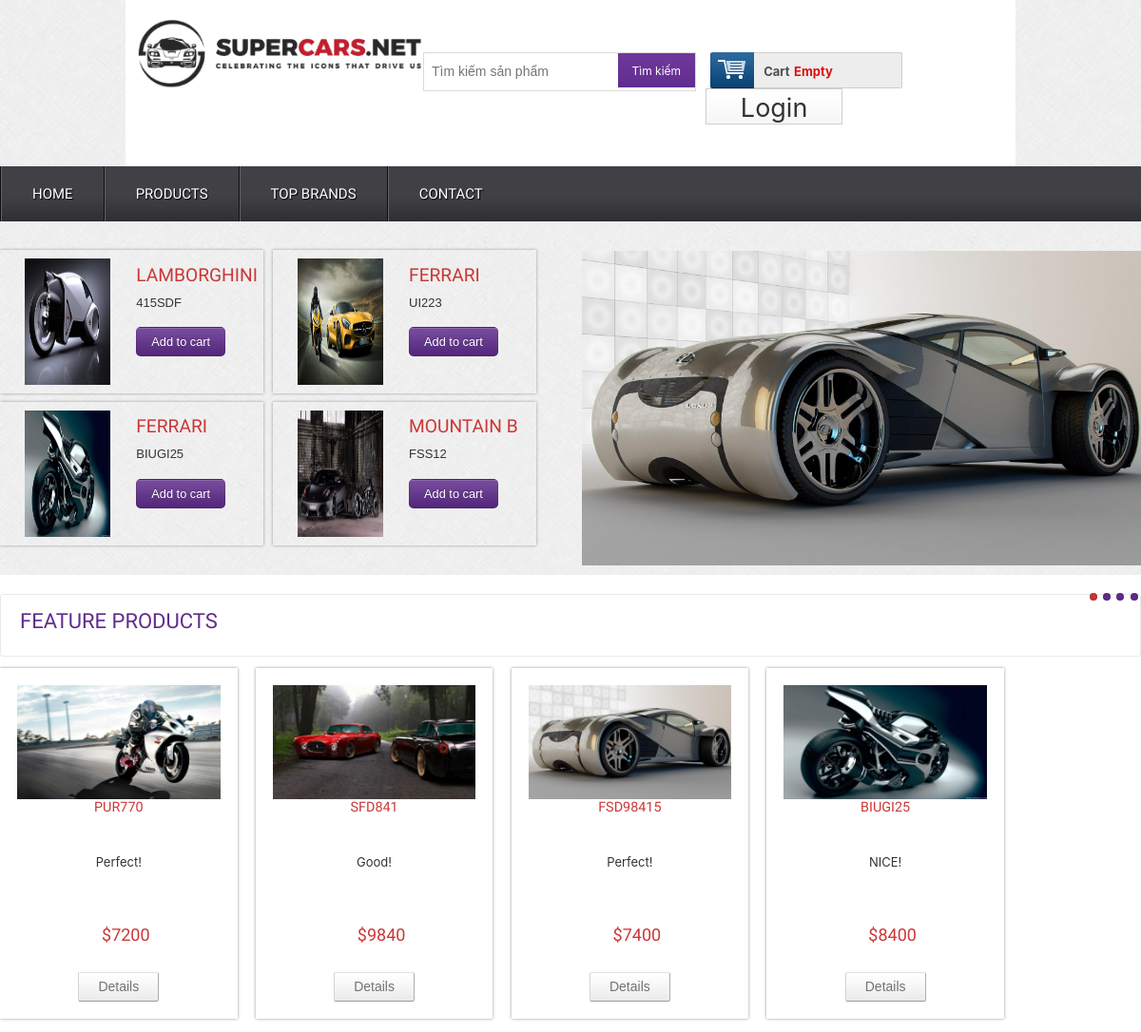
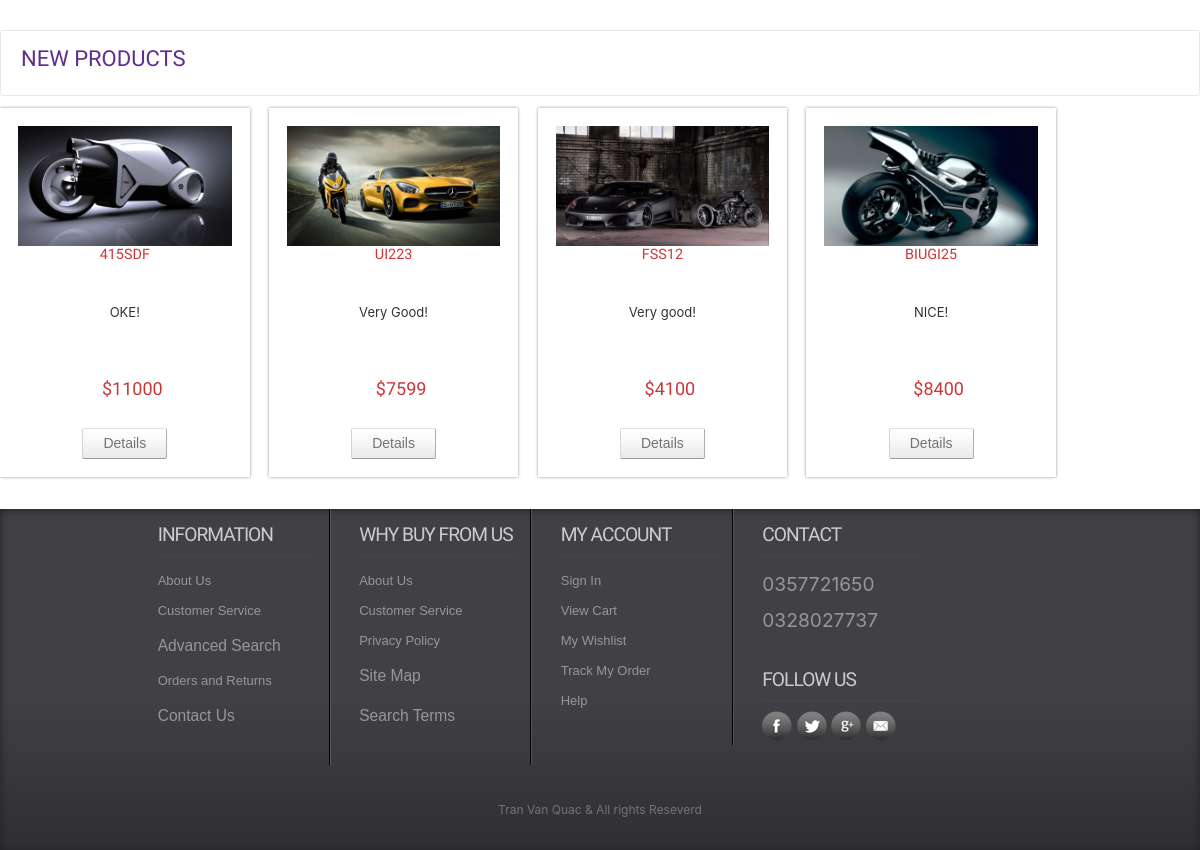
The page / on the database its author committed (2 pictures, top to bottom).
### tables this page shows
CREATE TABLE `tbl_product` (
  `productId` int(11) NOT NULL,
  `productName` tinytext NOT NULL,
  `catId` int(11) NOT NULL,
  `brandId` int(11) NOT NULL,
  `product_desc` text NOT NULL,
  `type` int(11) NOT NULL,
  `price` varchar(255) NOT NULL,
  `image` varchar(255) NOT NULL
);

### classes/cart.php (called while the page is built, shortened)
<?php
    $filepath = realpath(dirname(__FILE__));
    include_once ($filepath.'/../lib/database.php');
?>
<?php
    class cart{
        private $db;
        public function __construct()
        {
            $this->db = new Database();
        }
        public function check_cart(){
            $sId = session_id();
            $query = "select * from tbl_cart where sId = '$sId'";
            $result = $this->db->select($query);
            return $result;
        }
    }
?>

### lib/database.php (called while the page is built, shortened)
<?php
Class Database{
   public $host   = DB_HOST;
   public $user   = DB_USER;
   public $pass   = DB_PASS;
   public $dbname = DB_NAME;
   public $link;
private function connectDB(){
   $this->link = new mysqli($this->host, $this->user, $this->pass,
    $this->dbname);
 }
public function select($query){
  $result = $this->link->query($query) or
   die($this->link->error.__LINE__);
  if($result->num_rows > 0){
    return $result;
  } else {
    return false;
  }
 }
}

### lib/session.php (called while the page is built, shortened)
<?php
class Session{
 public static function get($key){
    if (isset($_SESSION[$key])) {
     return $_SESSION[$key];
    } else {
     return false;
    }
 }
}
?>

### classes/product.php (called while the page is built, shortened)
<?php
    $filepath = realpath(dirname(__FILE__));
    include_once ($filepath.'/../lib/database.php');
?>
<?php
    class product
    {
        private $db;
        public function __construct()
        {
            $this->db = new Database();
        }
        public function getproduct_feathered(){
            $query = "Select * from tbl_product where type='0'";
            $result = $this->db->select($query);
            return $result;
        }
        public function getproduct_new(){
            $query = "Select * from tbl_product order by productId desc LIMIT 0,4";
            $result = $this->db->select($query);
            return $result;
        }
        public function getLastLam(){
            $query = "Select * from tbl_product where brandId=12 order by productId desc LIMIT 1";
            $result = $this->db->select($query);
            return $result;
        }
        public function getLastFe(){
            $query = "Select * from tbl_product where brandId=13 order by productId desc LIMIT 1";
            $result = $this->db->select($query);
            return $result;
        }
        public function getLastPor(){
            $query = "Select * from tbl_product where brandId=14 order by productId desc LIMIT 1";
            $result = $this->db->select($query);
            return $result;
        }
        public function getLastMoun(){
            $query = "Select * from tbl_product where brandId=15 order by productId desc LIMIT 1";
            $result = $this->db->select($query);
            return $result;
        }
    }
?>

### index.php (the view, shortened to what this page needs)
<?php
	include 'inc/header.php';
	include 'inc/slider.php';
?>
 <div class="main">
    <div class="content">
    	<div class="content_top">
    		<div class="heading">
    		<h3>Feature Products</h3>
    		</div>
    	</div>
	      <div class="section group">
			  <?php
				  $getproduct = $product->getproduct_feathered();
				  if($getproduct){
					  while($result = $getproduct->fetch_assoc()){
			  ?>
				<div class="grid_1_of_4 images_1_of_4">
					 <img src="admin/uploads/<?php echo $result['image']?>" alt="" />
					 <h2><?php echo $result['productName'] ?></h2>
					 <p><?php echo $result['product_desc'] ?></p>
					 <p><span class="price">$<?php echo $result['price'] ?></span></p>
				     <div class="button"><span><a href="details.php?proid=<?php echo $result['productId'] ?>" class="details">Details</a></span></div>
				</div>
				<?php
				  }
				}
				?>
			</div>
			<div class="content_bottom">
    		<div class="heading">
    		<h3>New Products</h3>
    		</div>
		</div>
			<div class="section group">
			<?php
				  $getproduct_new = $product->getproduct_new();
				  if($getproduct_new){
					  while($result = $getproduct_new->fetch_assoc()){
			  ?>
					<div class="grid_1_of_4 images_1_of_4">
					<img src="admin/uploads/<?php echo $result['image']?>" alt="" />
					 <h2><?php echo $result['productName'] ?></h2>
					 <p><?php echo $result['product_desc'] ?></p>
					 <p><span class="price">$<?php echo $result['price'] ?></span></p>
				     <div class="button"><span><a href="details.php?proid=<?php echo $result['productId'] ?>" class="details">Details</a></span></div>
					</div>
					<?php
				  }
				}
				?>
			</div>
    </div>
 </div>
 <?php
	include 'inc/footer.php';
 ?>

### inc/header.php (shortened to what this page needs)
<?php
    include 'lib/session.php';
?>
<?php
	include_once 'lib/database.php';
    $ct = new cart();
	$product = new product();
?>
<!DOCTYPE HTML>
<head>
<link href="css/style.css" rel="stylesheet" type="text/css" media="all"/>
<link rel="stylesheet" href="https://maxcdn.bootstrapcdn.com/bootstrap/4.0.0/css/bootstrap.min.css">
<link href="css/menu.css" rel="stylesheet" type="text/css" media="all"/>
</head>
<body>
  <div class="wrap">
		<div class="header_top">
			<div class="logo">
				<a href="index.php"><img src="images/logo3.png" alt="" /></a>
			</div>
			  <div class="header_top_right">
			    <div class="search_box">
				    <form action="search.php" method="post">
						<input type="text" placeholder="Tìm kiếm sản phẩm" name="tukhoa">
						<input name="search_product" type="submit" value="Tìm kiếm">
				    </form>
				</div>
			    <div class="shopping_cart">
					<div class="cart">
						<a href="#" title="View my shopping cart" rel="nofollow">
								<span class="cart_title">Cart</span>
								<span class="no_product"><?php
									$check_cart = $ct->check_cart();
									if($check_cart){
										echo '$'.Session::get("sum");
									}else{
										echo 'Empty';
									}
								?></span>
							</a>
						</div>
				  </div>
		   <div class="login">
		   <?php
				 $login_check = Session::get('customer_login');
				 if($login_check==false){
					 echo "<a href='login.php'>Login</a></div>";
				 }
		   ?>
	 </div>
	</b></div>
	 <br>
 </div>
<div class="menu">
	<ul id="dc_mega-menu-orange" class="dc_mm-orange">
	  <li><a href="index.php">Home</a></li>
	  <li><a href="products.php">Products</a> </li>
	  <li><a href="topbrands.php">Top Brands</a></li>
	  <li><a href="contact.php">Contact</a></li>
	</ul>
</div>

### inc/slider.php (shortened to what this page needs)
<div class="header_bottom">
	<div class="header_bottom_left">
		<div class="section group">
			<?php
				$getLastLam = $product->getLastLam();
				if($getLastLam){
					while($resultLam1 = $getLastLam->fetch_assoc()){
			?>
			<div class="listview_1_of_2 images_1_of_2">
				<div class="listimg listimg_2_of_1">
					 <a href="details.php?proid=<?php echo $resultLam1['productId'] ?>"> <img src="admin/uploads/<?php echo $resultLam1['image'] ?>	" alt="" /></a>
				</div>
			    <div class="text list_2_of_1">
					<h2>Lamborghini</h2>
					<p><?php echo $resultLam1['productName']?></p>
					<div class="button"><span><a href="details.php?proid=<?php echo $resultLam1['productId'] ?>">Add to cart</a></span></div>
			   </div>
		   </div>
		   <?php
		   	}
		}
		   ?>
		   <?php
				$getLastFe = $product->getLastFe();
				if($getLastFe){
					while($getLastFe1 = $getLastFe->fetch_assoc()){
			?>
			<div class="listview_1_of_2 images_1_of_2">
				<div class="listimg listimg_2_of_1">
					  <a href="details.php?proid=<?php echo $getLastFe1['productId'] ?>"><img src="admin/uploads/<?php echo $getLastFe1['image'] ?>" alt=""  ></a>
				</div>
				<div class="text list_2_of_1">
					  <h2>Ferrari</h2>
					  <p><?php echo $getLastFe1['productName']?></p>
					  <div class="button"><span><a href="details.php?proid=<?php echo $getLastFe1['productId'] ?>">Add to cart</a></span></div>
				</div>
			</div>
			<?php
		   	}
		}
		   ?>
		</div>
		<div class="section group">
		<?php
				$getLastPor = $product->getLastPor();
				if($getLastPor){
					while($getLastPor1 = $getLastPor->fetch_assoc()){
			?>
			<div class="listview_1_of_2 images_1_of_2">
				<div class="listimg listimg_2_of_1">
					 <a href="details.php?proid=<?php echo $getLastPor1['productId'] ?>"> <img src="admin/uploads/<?php echo $getLastPor1['image'] ?>" alt="" /></a>
				</div>
			    <div class="text list_2_of_1">
					<h2>Ferrari</h2>
					<p><?php echo $getLastPor1['productName']?></p>
					<div class="button"><span><a href="details.php?proid=<?php echo $getLastPor1['productId'] ?>">Add to cart</a></span></div>
			   </div>
		   </div>
		   <?php
		   	}
		}
		   ?>
		   <?php
				$getLastMoun = $product->getLastMoun();
				if($getLastMoun){
					while($getLastMoun1 = $getLastMoun->fetch_assoc()){
			?>
			<div class="listview_1_of_2 images_1_of_2">
				<div class="listimg listimg_2_of_1">
					  <a href="details.php?proid=<?php echo $getLastMoun1['productId'] ?>"><img src="admin/uploads/<?php echo $getLastMoun1['image'] ?>" alt="" /></a>
				</div>
				<div class="text list_2_of_1">
					  <h2>Mountain B</h2>
					  <p><?php echo $getLastMoun1['productName']?></p>
					  <div class="button"><span><a href="details.php?proid=<?php echo $getLastMoun1['productId'] ?>">Add to cart</a></span></div>
				</div>
			</div>
			<?php
		   	}
		}
		   ?>
		</div>
	</div>
		 <div class="header_bottom_right_images">
		<section class="slider">
			  <div class="flexslider">
				<ul class="slides">
					<li><img src="admin/uploads/99d1770893.jpg" alt=""/></li>
			    </ul>
			  </div>
      </section>
    </div>
 </div>

### inc/footer.php (shortened to what this page needs)
   <div class="footer">
   	  <div class="wrapper">
	     <div class="section group">
				<div class="col_1_of_4 span_1_of_4">
						<h4>Information</h4>
						<ul>
						<li><a href="#">About Us</a></li>
						<li><a href="#">Customer Service</a></li>
						<li><a href="#"><span>Advanced Search</span></a></li>
						<li><a href="#">Orders and Returns</a></li>
						<li><a href="#"><span>Contact Us</span></a></li>
						</ul>
					</div>
				<div class="col_1_of_4 span_1_of_4">
					<h4>Why buy from us</h4>
						<ul>
						<li><a href="about.php">About Us</a></li>
						<li><a href="faq.php">Customer Service</a></li>
						<li><a href="#">Privacy Policy</a></li>
						<li><a href="contact.php"><span>Site Map</span></a></li>
						<li><a href="details.php"><span>Search Terms</span></a></li>
						</ul>
				</div>
				<div class="col_1_of_4 span_1_of_4">
					<h4>My account</h4>
						<ul>
							<li><a href="contact.php">Sign In</a></li>
							<li><a href="index.php">View Cart</a></li>
							<li><a href="#">My Wishlist</a></li>
							<li><a href="#">Track My Order</a></li>
							<li><a href="faq.php">Help</a></li>
						</ul>
				</div>
				<div class="col_1_of_4 span_1_of_4">
					<h4>Contact</h4>
						<ul>
							<li><span>0357721650</span></li>
							<li><span>0328027737</span></li>
						</ul>
						<div class="social-icons">
							<h4>Follow Us</h4>
					   		  <ul>
							      <li class="facebook"><a href="#" target="_blank"> </a></li>
							      <li class="twitter"><a href="#" target="_blank"> </a></li>
							      <li class="googleplus"><a href="#" target="_blank"> </a></li>
							      <li class="contact"><a href="#" target="_blank"> </a></li>
						     </ul>
   	 					</div>
				</div>
			</div>
			<div class="copy_right">
				<p>Tran Van Quac &amp; All rights Reseverd </p>
		   </div>
     </div>
    </div>
    <link href="css/flexslider.css" rel='stylesheet' type='text/css' />
</body>
</html>

### css/menu.css (style rules this page uses)
ul.dc_mm-orange,ul.dc_mm-orange li { border:none; list-style:none; }
ul.dc_mm-orange { background: #414045; background: -moz-linear-gradient(top, #414045 55%, #2f2e33 100%); background: -webkit-gradient(linear, left top, left bottom, color-stop(55%,#414045), color-stop(100%,#2f2e33)); background: -webkit-linear-gradient(top, #414045 55%,#2f2e33 100%); background: -o-linear-gradient(top, #414045 55%,#2f2e33 100%); background: -ms-linear-gradient(top, #414045 55%,#2f2e33 100%); background: linear-gradient(to bottom, #414045 55%,#2f2e33 100%); filter: progid:DXImageTransform.Microsoft.gradient( startColorstr='#414045', endColorstr='#2f2e33',GradientType=0 ); font:normal 13px Arial,sans-serif; padding:0; position:relative; width:100%; }
ul.dc_mm-orange li { float:left; margin:0; padding:0; }
ul.dc_mm-orange li a { color:#fff; display:block; float:left; font-size:15px; padding:20px 32px; text-decoration:none; text-shadow:1px 1px 1px #000; text-transform:uppercase; font-family:'Doppio One', sans-serif; border-left:2px groove #636363; }

### css/flexslider.css (style rules this page uses)
.slides, .flex-control-nav, .flex-direction-nav { margin: 0; padding: 0; list-style: none; }
.flexslider { margin: 0; padding: 0; }
.flexslider .slides > li { display: none; -webkit-backface-visibility: hidden; }
.flexslider .slides img { width: 100%; display: block;min-height:310px; }
.slides:after { content: "."; display: block; clear: both; visibility: hidden; line-height: 0; height: 0; }
.flexslider { background: ; position: relative; -webkit-border-radius: 4px; -moz-border-radius: 4px; -o-border-radius: 4px; border-radius: 4px; ,0,0,.2); zoom: 1; }
.flexslider .slides { zoom: 1; }

### rows shown on the page
tbl_product: image (picture), productName "415SDF", product_desc "OKE!", price "11000"
tbl_product: image (picture), productName "UI223", product_desc "Very Good!", price "7599"
tbl_product: image (picture), productName "BIUGI25", product_desc "NICE!", price "8400"
tbl_product: image (picture), productName "FSS12", product_desc "Very good!", price "4100"
tbl_product: image (picture), productName "PUR770", product_desc "Perfect!", price "7200"
tbl_product: image (picture), productName "SFD841", product_desc "Good!", price "9840"
tbl_product: image (picture), productName "FSD98415", product_desc "Perfect!", price "7400"
